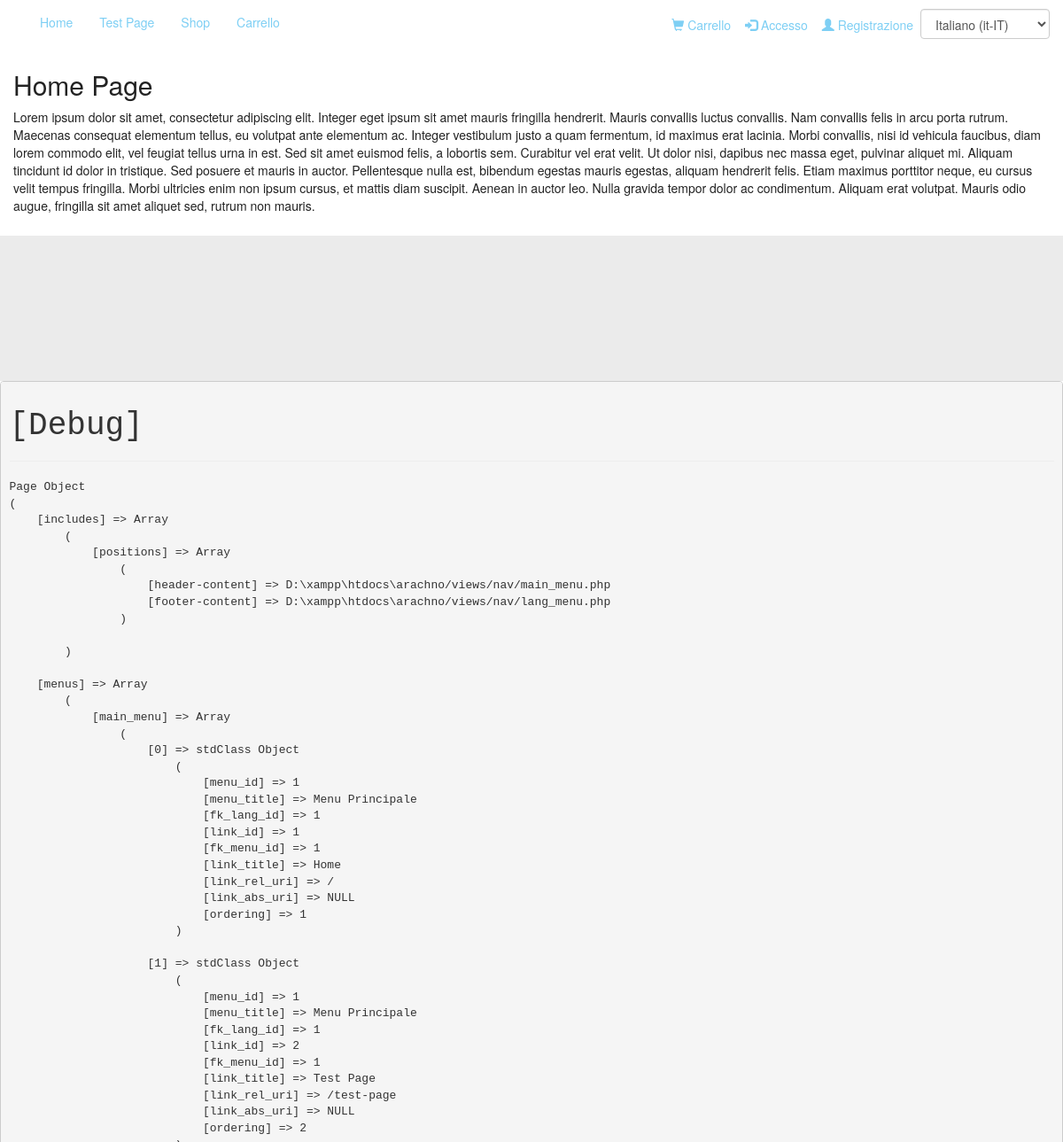
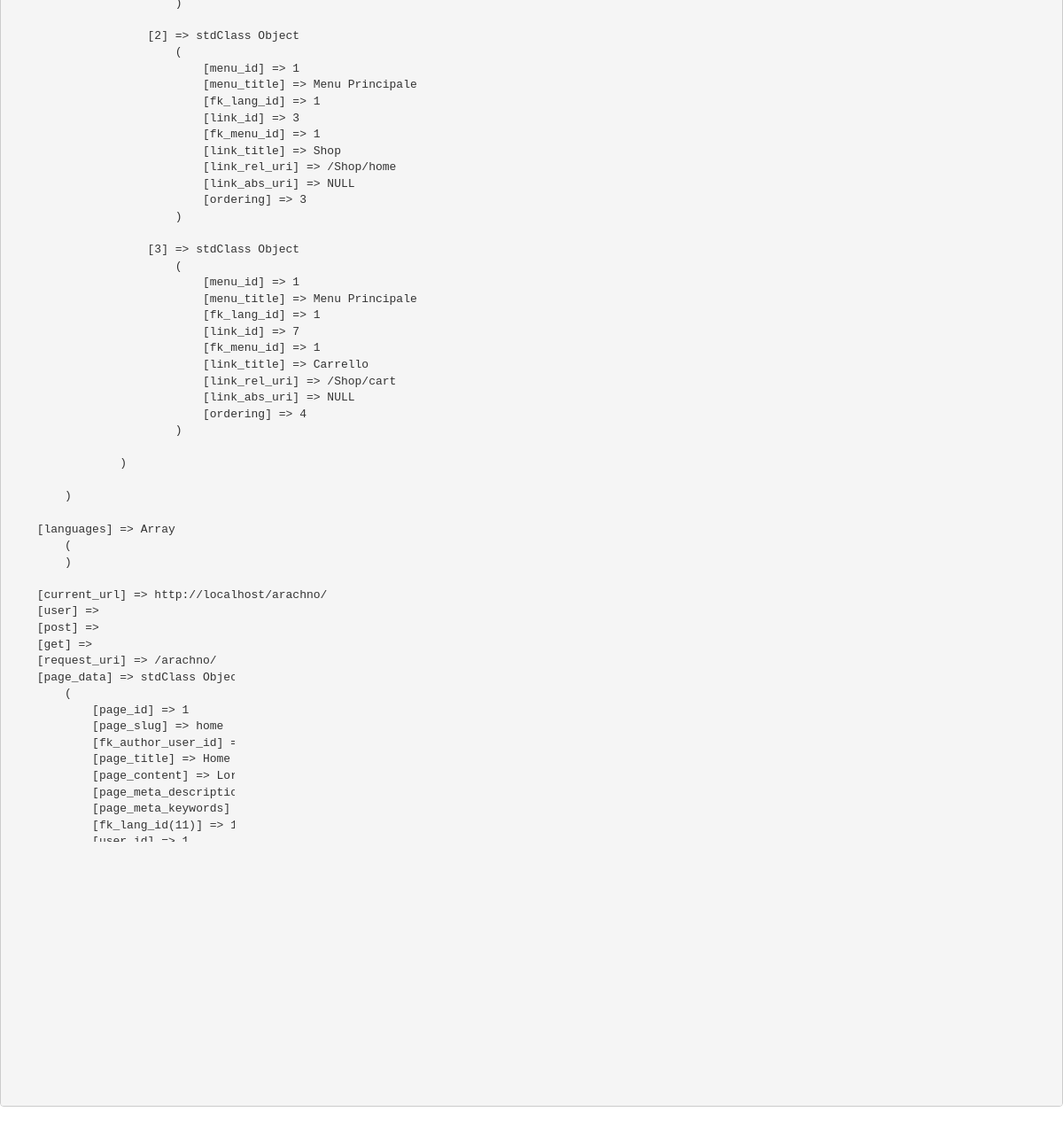
The page / on the database its author committed (2 pictures, top to bottom).
### tables this page shows
CREATE TABLE `acms_menus` (
  `menu_id` int(11) NOT NULL,
  `menu_title` varchar(100) NOT NULL,
  `fk_lang_id` int(11) NOT NULL
);

CREATE TABLE `acms_menus_links` (
  `link_id` int(11) NOT NULL,
  `fk_menu_id` int(11) NOT NULL,
  `link_title` varchar(100) NOT NULL,
  `link_rel_uri` varchar(150) NOT NULL,
  `link_abs_uri` varchar(200) NOT NULL,
  `fk_lang_id` int(11) NOT NULL,
  `ordering` int(11) DEFAULT NULL
);

CREATE TABLE `acms_pages` (
  `page_id` int(11) NOT NULL,
  `page_slug` varchar(100) NOT NULL,
  `fk_author_user_id` int(11) NOT NULL,
  `page_title` varchar(200) DEFAULT NULL,
  `page_content` text,
  `page_meta_description` varchar(200) DEFAULT NULL,
  `page_meta_keywords` varchar(200) DEFAULT NULL,
  `fk_lang_id(11)` int(11) DEFAULT NULL
);

### controllers/Page.php (called while the page is built, shortened)
<?php
class Page extends Controller
{
    public function index( $params=array() )
    {
        $page_slug = isset($params[0]) ? $params[0] : Config::$home_slug;
        $page_model = $this->getModel('PageModel');
        $this->page_data = $page_model->getPageData( $page_slug );
        $menu_model = $this->getModel('MenuModel');
        $this->menus["main_menu"] = $menu_model->selectMenuDataById(1);
        $this->getView('pages/page_default');
    }
}

### index.php (called while the page is built, shortened)
<?php
require_once(__DIR__.'/Config.php');
require_once(Config::$abs_path.'/libs/php/Session.php');
require_once(Config::$abs_path.'/libs/php/Database.php');
require_once(Config::$abs_path.'/controllers/Controller.php');
(new App());

### libs/php/Session.php (called while the page is built, shortened)
<?php
class Session
{
    public static function get($key)
    {
        if (isset($_SESSION[$key]))
        {
            return $_SESSION[$key];
        }else{
            return FALSE;
        }
    }
}

### libs/php/Database.php (called while the page is built, shortened)
<?php
class Database
{
    public $mysqli;
    public $results;
    public function __construct()
    {
        $this->mysqli = new mysqli( Config::$db_host, Config::$db_user, Config::$db_pass, Config::$db_name);
    }
    public function queryExec($query='')
    {
        $_query = str_replace("#_", Config::$db_prefix, $query);
        if (!$this->results = $this->mysqli->query($_query)) {
            echo "<b>Database() say: </b>query problems<br>";
            echo "Query: " . $_query . "<br>";
            echo "Errno: " . $this->mysqli->errno . "<br>";
            echo "Error: " . $this->mysqli->error . "<br>";
            exit;
        }
        return $this->results;
    }
    public function getObjectData($query='')
    {
        $_query = str_replace("#_", Config::$db_prefix, $query);
        if (!$this->results = $this->mysqli->query($_query)) {
            echo "<b>Database() say: </b>query problems<br>";
            echo "Query: " . $_query . "<br>";
            echo "Errno: " . $this->mysqli->errno . "<br>";
            echo "Error: " . $this->mysqli->error . "<br>";
            exit;
        }
        if ($this->results->num_rows === 0) {
            $data = FALSE;
        }else{
            $data = $this->results->fetch_object();
            $data->num_rows = $this->results->num_rows;
        }
        return $data;
    }
}

### models/MenuModel.php (called while the page is built)
<?php
class MenuModel extends Model
{
    public function selectMenuDataById($menu_id = 0)
    {
        $query =
            "SELECT * "
          . "FROM #_menus "
          . "LEFT JOIN #_menus_links ON #_menus_links.fk_menu_id = $menu_id "
          . "WHERE #_menus.menu_id = $menu_id "
          . "ORDER BY `ordering` ";
        $this->results = $this->queryExec($query);
        $data = array();
        while ($obj = $this->results->fetch_object()){
            array_push($data, $obj);
        }
        return $data;
    }
}

### models/PageModel.php (called while the page is built, shortened)
<?php
class PageModel extends Model
{
    public function getPageData( $page_slug )
    {
        $this->page_data =
            $this->getObjectData(
                "SELECT * "
                . "FROM #_pages "
                . "LEFT JOIN #_users ON #_users.user_id = #_pages.fk_author_user_id "
                . "WHERE page_slug = '$page_slug'"
            );
        return $this->page_data;
    }
}

### views/pages/page_default.php (the view, shortened to what this page needs)
<!DOCTYPE html>
<html lang="en" data-localization="<?=Session::get('lang') ? Session::get('lang') : Config::$default_lang;?>">
    <head>
        <link href="<?=Config::$web_path;?>/libs/bootstrap/css/bootstrap.min.css" rel="stylesheet">
        <link href="<?=Config::$web_path;?>/libs/bootstrap/css/bootstrap-theme.min.css" rel="stylesheet">
        <link href="<?=Config::$web_path;?>/css/app_style.css" rel="stylesheet">
        <link href="<?=Config::$web_path;?>/themes/<?=Config::$theme;?>/css/theme.css" rel="stylesheet">
        <link href="<?=Config::$web_path;?>/themes/<?=Config::$theme;?>/css/theme_shop.css" rel="stylesheet">
        <link type="text/css" rel="stylesheet" href="<?=Config::$web_path;?>/js/libs/jquery-ui-1.11.4/jquery-ui.min.css" />
        <link type="text/css" rel="stylesheet" href="<?=Config::$web_path;?>/js/libs/sweetalert-master/dist/sweetalert.css" />
        <link type="text/css" rel="stylesheet" href="<?=Config::$web_path;?>/js/libs/jonthornton-jquery-timepicker/jquery.timepicker.css" />
    </head>
    <body>
        <div class="container-fluid">
            <header class="row">
                <div class="header-content col-xs-12 col-sm-12 col-md-12 col-lg-12">
                    <?php $this->getInclude('header-content');?>
                </div>
            </header>
        </div>
        <div class="container-fluid">
            <div class="page-title">
                <h2><?= isset($this->page_data->page_title) ? $this->page_data->page_title : ''; ?></h2>
            </div>
            <div class="main-content">
                <?=isset($this->page_data->page_content) ? $this->page_data->page_content : ''; ?>
            </div>
        </div>
        <div class="container-fluid">
            <footer class="row">
                <div class="footer-content col-xs-12 col-sm-12 col-md-12 col-lg-12">
                </div>
            </footer>
        </div>
        <div class="debug">
        </div>
    </body>
</html>

### views/nav/main_menu.php
<div class="main_menu">
    <div class="main_menu_wrapper">
        <?php if(isset($this->menus["main_menu"])): ?>
                <div id="navbar" class="navbar-collapse collapse">
                    <ul class="nav navbar-nav">
                    <?php foreach($this->menus["main_menu"] as $menu_link): ?>
                        <?php
                            $uri = Config::$web_path;
                            if(isset($menu_link->link_rel_uri)){
                                $uri.=$menu_link->link_rel_uri;
                            }else if(isset($menu_link->link_abs_uri)){
                                $uri.=$menu_link->link_abs_uri;
                            }
                        ?>
                        <li>
                            <a
                                href = "<?=$uri?>"
                                target = "_self"
                                title= "<?=$menu_link->link_title?>"
                                alt  = "<?=$menu_link->link_title?>"
                            >
                                <?=$menu_link->link_title?>
                            </a>
                        </li>
                    <?php endforeach; ?>
                    </ul>
                    <ul class="nav navbar-nav navbar-right">
                        <?php if(Session::get("auth") === 1 || Session::get("auth") === TRUE): ?>
                            <li>
                                <p style="margin: 18px 8px auto 8px;">
                                    <?=Lang::$hello . " <strong><i>" . Session::get("user_data")["user_name"] . "</i></strong>";?>
                                </p>
                            </li>
                            <li>
                                <p style="margin: 18px 8px auto 8px;">
                                    <a href="<?=Config::$web_path?>/User/logout">
                                        <span class="glyphicon glyphicon-log-out"></span>
                                        <?=Lang::$logout;?>
                                    </a>
                                </p>
                            </li>
                        <?php else: ?>
                            <li>
                                <p style="margin: 18px 8px auto 8px;">
                                    <a href="<?=Config::$web_path;?>/Shop/cart">
                                        <span class="glyphicon glyphicon-shopping-cart"></span>
                                        <?=Lang::$cart;?>
                                    </a>
                                </p>
                            </li>
                            <li>
                                <p style="margin: 18px 8px auto 8px;">
                                    <a href="<?=Config::$web_path;?>/User/login/redirect/User/login">
                                        <span class="glyphicon glyphicon-log-in"></span>
                                        <?=Lang::$login;?>
                                    </a>
                                </p>
                            </li>
                            <li>
                                <p style="margin: 18px 8px auto 8px;">
                                    <a href="<?=Config::$web_path;?>/User/register">
                                        <span class="glyphicon glyphicon-user"></span>
                                        <?=Lang::$register;?>
                                    </a>
                                </p>
                            </li>
                        <?php endif; ?>
                        <li>
                            <p>
                                <?php include(__DIR__ . '/lang_menu.php');?>
                            </p>
                        </li>
                    </ul>
                </div>
        <?php endif;?>
    </div>
</div>

### css/app_style.css (style rules this page uses)
a, a:hover, a:focus, a:visited { text-decoration: none; }

### themes/default/css/theme.css (style rules this page uses)
html, body { color: #222; }
a { color: #7ecff4; }
footer { min-height: 164px; margin-top: 24px; margin-bottom: 0; background: #EBEBEB; }

### rows shown on the page
acms_menus: acms_menus_links.link_title "Home", acms_menus_links.link_title "Test Page", acms_menus_links.link_title "Shop", acms_menus_links.link_title "Carrello"
acms_pages: page_title "Home Page", page_content "Lorem ipsum dolor sit amet, consectetur adipiscing elit. Integer eget ipsum sit amet mauris fringilla hendrerit. Mauris convallis luctus convallis. Nam convallis felis in arcu porta rutrum. Maecenas consequat elementum tellus, eu volutpat ante elementum ac. Integer vestibulum justo a quam fermentum, id maximus erat lacinia. Morbi convallis, nisi id vehicula faucibus, diam lorem commodo elit, vel feugiat tellus urna in est. Sed sit amet euismod felis, a lobortis sem. Curabitur vel erat velit. Ut dolor nisi, dapibus nec massa eget, pulvinar aliquet mi. Aliquam tincidunt id dolor in tristique. Sed posuere et mauris in auctor. Pellentesque nulla est, bibendum egestas mauris egestas, aliquam…"

### other values the page prints
Lang::$cart "Carrello"
Lang::$login "Accesso"
Lang::$register "Registrazione"
